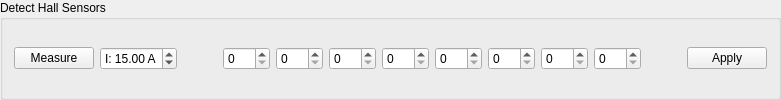
               <widget class="QGroupBox" name="groupBox_45">
                <property name="title">
                 <string>Detect Hall Sensors</string>
                </property>
                <layout class="QHBoxLayout" name="horizontalLayout_38">
                 <item>
                  <widget class="QPushButton" name="mcconfFocMeasureHallButton">
                   <property name="text">
                    <string>Measure</string>
                   </property>
                  </widget>
                 </item>
                 <item>
                  <widget class="QDoubleSpinBox" name="mcconfFocMeasureHallCurrentBox">
                   <property name="prefix">
                    <string>I: </string>
                   </property>
                   <property name="suffix">
                    <string> A</string>
                   </property>
                   <property name="value">
                    <double>15.000000000000000</double>
                   </property>
                  </widget>
                 </item>
                 <item>
                  <spacer name="horizontalSpacer_25">
                   <property name="orientation">
                    <enum>Qt::Horizontal</enum>
                   </property>
                   <property name="sizeHint" stdset="0">
                    <size>
                     <width>40</width>
                     <height>20</height>
                    </size>
                   </property>
                  </spacer>
                 </item>
                 <item>
                  <widget class="QSpinBox" name="mcconfFocMeasureHallTab0Box">
                   <property name="maximum">
                    <number>255</number>
                   </property>
                  </widget>
                 </item>
                 <item>
                  <widget class="QSpinBox" name="mcconfFocMeasureHallTab1Box">
                   <property name="maximum">
                    <number>255</number>
                   </property>
                  </widget>
                 </item>
                 <item>
                  <widget class="QSpinBox" name="mcconfFocMeasureHallTab2Box">
                   <property name="maximum">
                    <number>255</number>
                   </property>
                  </widget>
                 </item>
                 <item>
                  <widget class="QSpinBox" name="mcconfFocMeasureHallTab3Box">
                   <property name="maximum">
                    <number>255</number>
                   </property>
                  </widget>
                 </item>
                 <item>
                  <widget class="QSpinBox" name="mcconfFocMeasureHallTab4Box">
                   <property name="maximum">
                    <number>255</number>
                   </property>
                  </widget>
                 </item>
                 <item>
                  <widget class="QSpinBox" name="mcconfFocMeasureHallTab5Box">
                   <property name="maximum">
                    <number>255</number>
                   </property>
                  </widget>
                 </item>
                 <item>
                  <widget class="QSpinBox" name="mcconfFocMeasureHallTab6Box">
                   <property name="maximum">
                    <number>255</number>
                   </property>
                  </widget>
                 </item>
                 <item>
                  <widget class="QSpinBox" name="mcconfFocMeasureHallTab7Box">
                   <property name="maximum">
                    <number>255</number>
                   </property>
                  </widget>
                 </item>
                 <item>
                  <spacer name="horizontalSpacer_24">
                   <property name="orientation">
                    <enum>Qt::Horizontal</enum>
                   </property>
                   <property name="sizeHint" stdset="0">
                    <size>
                     <width>40</width>
                     <height>20</height>
                    </size>
                   </property>
                  </spacer>
                 </item>
                 <item>
                  <widget class="QPushButton" name="mcconfFocMeasureHallApplyButton">
                   <property name="text">
                    <string>Apply</string>
                   </property>
                  </widget>
                 </item>
                </layout>
               </widget>
